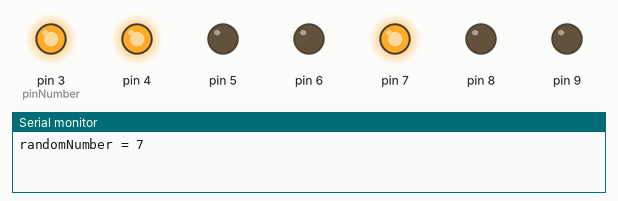
Simulated run of this sketch. Board: Arduino Uno, built with avr-gcc and run on an emulated ATmega328P. On the bench: output pins drawn as LEDs (lit = HIGH), the last lines printed to the serial monitor. Random numbers use the default seed unless the sketch sets one.

Above: at 0.1 s.
At 5.1 s:
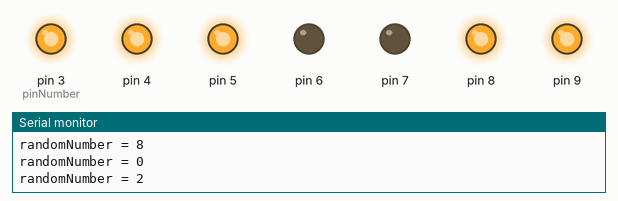
At 10.1 s:
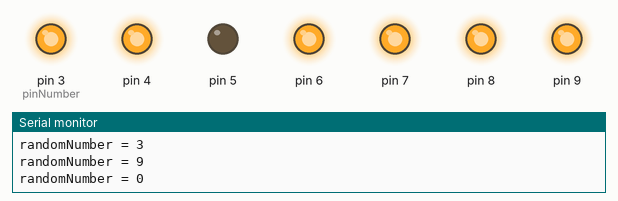
At 19.6 s:
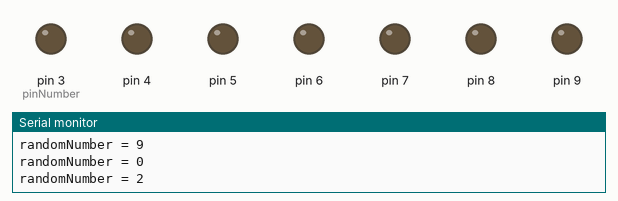
At 29.1 s:
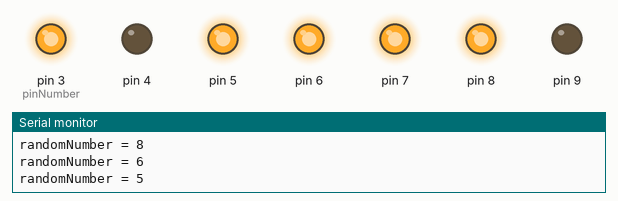
At 39.1 s:
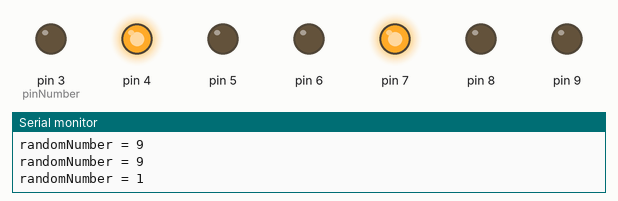
Timing chart, 0 to 40.0 s (numbered marks = the images above):
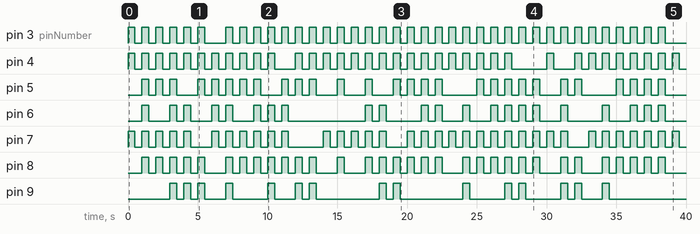

Measured:
- by itself, pin 3 (pinNumber): goes 5 × (HIGH 0.50 s, LOW 0.50 s), HIGH 0.50 s, LOW 1.5 s, 31 × (HIGH 0.50 s, LOW 0.50 s), HIGH 0.50 s, then LOW
- by itself, pin 4: LOW → HIGH at 0.00 s, → LOW 0.50 s later, → HIGH 0.50 s later, → LOW 0.50 s later, … (72 changes in this stretch)
- by itself, pin 5: LOW → HIGH at 1.0 s, → LOW 0.50 s later, → HIGH 0.50 s later, → LOW 0.50 s later, … (56 changes in this stretch)
- by itself, pin 6: LOW → HIGH at 1.0 s, → LOW 0.50 s later, → HIGH 1.5 s later, → LOW 0.50 s later, … (44 changes in this stretch)
- by itself, pin 7: LOW → HIGH at 0.00 s, → LOW 0.50 s later, → HIGH 0.50 s later, → LOW 0.50 s later, … (70 changes in this stretch)
- by itself, pin 8: LOW → HIGH at 1.0 s, → LOW 0.50 s later, → HIGH 0.50 s later, → LOW 0.50 s later, … (64 changes in this stretch)
- by itself, pin 9: LOW → HIGH at 3.0 s, → LOW 0.50 s later, → HIGH 0.50 s later, → LOW 0.50 s later, … (30 changes in this stretch)

The sketch:

Lesson24_1.ino
```cpp
/*
24 MC猜数字 - 5 完成制作 - 1
太极创客
www.taichi-maker.com

此程序用于太极创客<<零基础入门学用Arduino教程>>
24 MC猜数字 - 5 完成制作 - 1

增加显示数字为0-9
并且在串口监视器上显示

2017-04-23
*/
void setup() {
  Serial.begin(9600);
  int pinNumber = 3;
  while(pinNumber <= 9){
    pinMode(pinNumber, OUTPUT);
    pinNumber = pinNumber + 1;
  }
}

// the loop function runs over and over again forever
void loop() {
  int myNumber = getRandomNumber(0, 10);
  displayNumber(myNumber);
  delay(500);
  displayClear();
  delay(500);
}
int getRandomNumber(int minNumber, int maxNumber){
  int randomNumber;
  randomNumber = random(minNumber, maxNumber);
  Serial.print("randomNumber = ");
  Serial.println(randomNumber);
  Serial.println("");
  return randomNumber;
}
void displayNumber(int ledNumber){
  switch(ledNumber){
    case 1:  //显示1
      digitalWrite(4, HIGH);
      digitalWrite(7, HIGH);
      break;
    case 2:  //显示2
      digitalWrite(3, HIGH);
      digitalWrite(4, HIGH);
      digitalWrite(5, HIGH);
      digitalWrite(8, HIGH);
      digitalWrite(9, HIGH);
      break;
    case 3:   //显示3
      digitalWrite(3, HIGH);
      digitalWrite(4, HIGH);
      digitalWrite(5, HIGH);
      digitalWrite(7, HIGH);
      digitalWrite(8, HIGH);
      break;
    case 4:  //显示4
      digitalWrite(4, HIGH);
      digitalWrite(5, HIGH);
      digitalWrite(6, HIGH);
      digitalWrite(7, HIGH);
      break;
    case 5:  //显示5
      digitalWrite(3, HIGH);
      digitalWrite(5, HIGH);
      digitalWrite(6, HIGH);
      digitalWrite(7, HIGH);
      digitalWrite(8, HIGH);
      break;
    case 6:  //显示6
      digitalWrite(3, HIGH);
      digitalWrite(5, HIGH);
      digitalWrite(6, HIGH);
      digitalWrite(7, HIGH);
      digitalWrite(8, HIGH);
      digitalWrite(9, HIGH);
      break;
    case 7:  //显示7
      digitalWrite(3, HIGH);
      digitalWrite(4, HIGH);
      digitalWrite(7, HIGH);
      break;
    case 8:  //显示8
      digitalWrite(3, HIGH);
      digitalWrite(4, HIGH);
      digitalWrite(5, HIGH);
      digitalWrite(6, HIGH);
      digitalWrite(7, HIGH);
      digitalWrite(8, HIGH);
      digitalWrite(9, HIGH);
      break;
    case 9:  //显示9
      digitalWrite(3, HIGH);
      digitalWrite(4, HIGH);
      digitalWrite(5, HIGH);
      digitalWrite(6, HIGH);
      digitalWrite(7, HIGH);
      digitalWrite(8, HIGH);
      break;
    case 0:  //显示0
      digitalWrite(3, HIGH);
      digitalWrite(4, HIGH);
      digitalWrite(6, HIGH);
      digitalWrite(7, HIGH);
      digitalWrite(8, HIGH);
      digitalWrite(9, HIGH);
      break;
    default: //显示默认
        digitalWrite(4, HIGH);
        digitalWrite(5, HIGH);
        digitalWrite(7, HIGH);
        digitalWrite(8, HIGH);
        digitalWrite(9, HIGH);
    }
}

void displayClear(){
  digitalWrite(3, LOW);
  digitalWrite(4, LOW);
  digitalWrite(5, LOW);
  digitalWrite(6, LOW);
  digitalWrite(7, LOW);
  digitalWrite(8, LOW);
  digitalWrite(9, LOW);
}
```
